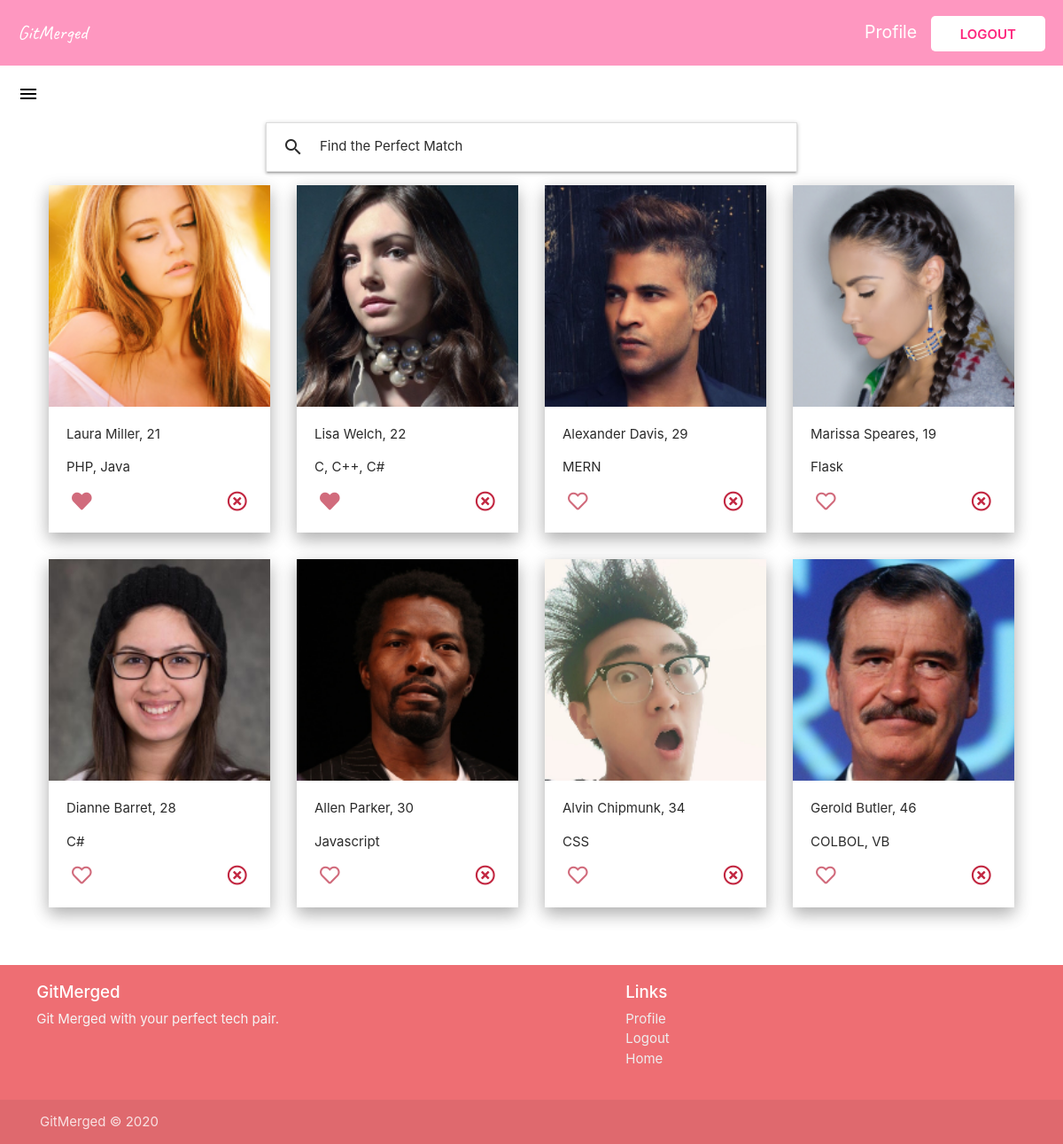
/home/ (signed in), run on an earlier commit of the app's database.
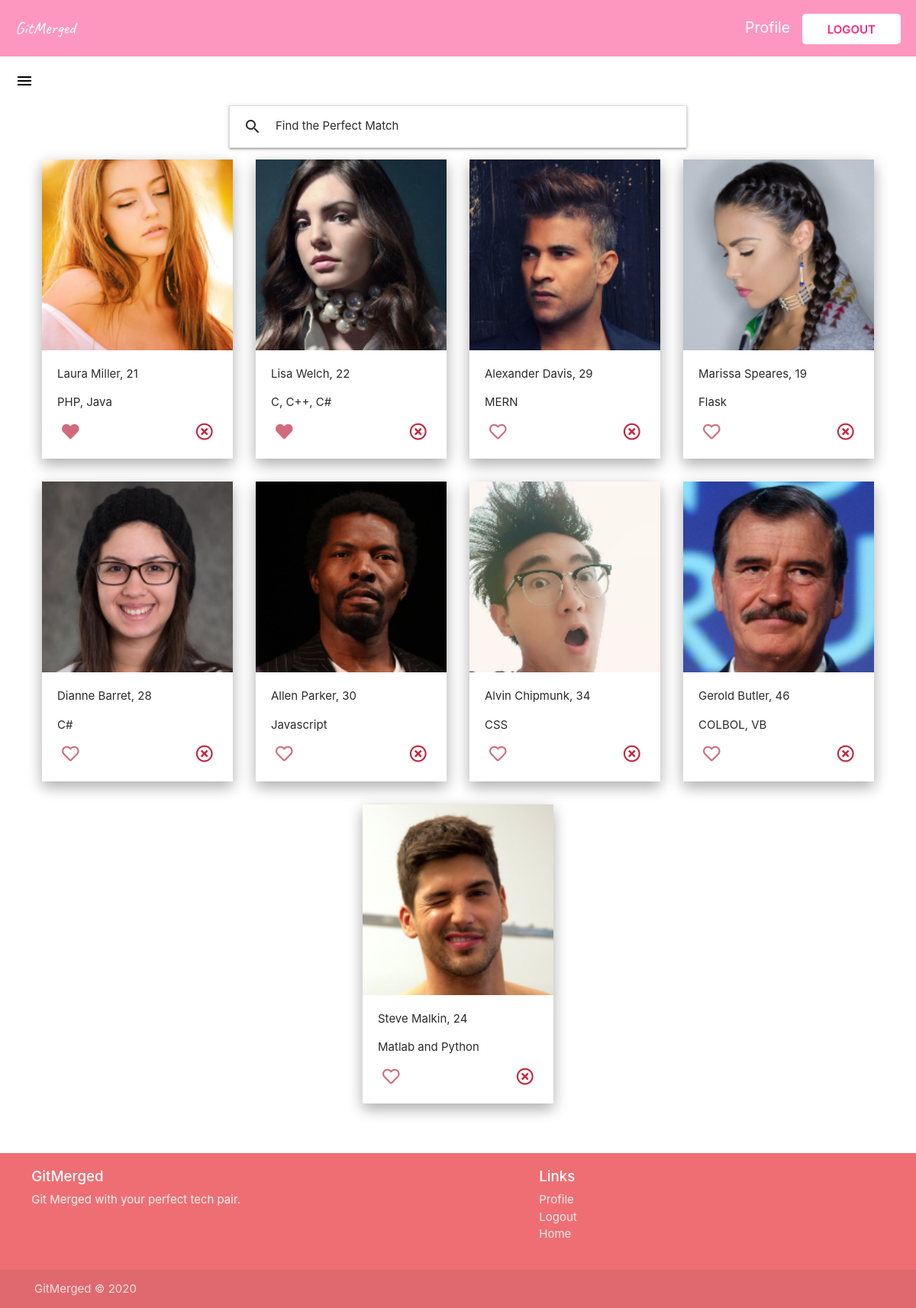
And on a later commit of the database.
### users/models.py (models this page shows, shortened)
class Profile(models.Model):
    TEXT_C = [
        ("Vim", "Vim"),
        ("EMACS", "EMACS")
    ]
    GENDER_C = [
        ("Male", "Male"),
        ("Female", "Female"),
        ("Other", "Other")
    ]
    OS_C = [
        ("Windows", "Windows"),
        ("Mac", "Mac"),
        ("Linux", "Linux")
    ]
    SPACES_C = [
        ("Tabs", "Tabs"),
        ("Spaces", "Spaces")
    ]
    user = models.OneToOneField(User, on_delete=models.CASCADE)
    full_name = models.CharField(max_length=100, null=True)
    age = models.IntegerField(null=True)
    gender = models.CharField(
        max_length=50, blank=True, null=True, choices=GENDER_C)
    profile_image = models.ImageField(
        upload_to='profile_pic', default="default.jpg", null=True, blank=True)
    bio = models.TextField(null=True)
    tech_stack = models.CharField(max_length=500, null=True)
    editor = models.CharField(
        max_length=5, choices=TEXT_C, default=None, null=True, blank=True)
    os = models.CharField(
        max_length=10, choices=OS_C, default=None, null=True, blank=True)
    spacing = models.CharField(
        max_length=10, choices=SPACES_C, default=None, null=True, blank=True)
    likeability = models.ManyToManyField(
        User, related_name="likes", blank=True)
    blocked_by = models.ManyToManyField(
        User, related_name="blocked", blank=True)

### main/views.py (the view)
# urls.py: path("home/", views.datePage, name="date-page"),
@login_required
def datePage(req):
    users = Profile.objects.all()
    user = req.user
    unreadMessages = Message.objects.filter(
        receiver=user).filter(status=False).count()
    myFilter = UserFilter(req.GET, queryset=users)
    users = myFilter.qs
    context = {
        'users': users,
        'userIn': user,
        'filter': myFilter,
        'unreadmsgs': unreadMessages
    }
    return render(req, "date-page.html", context)

### main/templates/date-page.html (shortened to what this page needs)
{% extends "base.html" %}
{% block head %}
<link
  rel="stylesheet"
  href="https://stackpath.bootstrapcdn.com/bootstrap/4.5.2/css/bootstrap.min.css"
/>
{% endblock head %}
{% block content %}
<section class="date-page">
  <div class="navigation navigation--bg">
    <a href="" class="logo link">GitMerged</a>
    <div>
      {% if user.is_authenticated %}
      <a href="{% url 'profile-page' %}" class="profile-link link">Profile</a>
      <a href="{% url 'logout' %}" class="login link">Logout</a>
      {% else %}
      <a href="{% url 'login' %}" class="login link">Log in</a>
      {% endif %}
    </div>
  </div>
  <div class="burger">
    {% if unreadmsgs > 0 %}
      <a href="#" data-target="slide-out" class="sidenav-trigger"
        ><span class="new badge">{{unreadmsgs}}</span>
        <i class="material-icons" style="color: black; margin: 20px;">menu</i>
      </a>
    {% else %}
      <a href="#" data-target="slide-out" class="sidenav-trigger"
        >
        <i class="material-icons" style="color: black; margin: 20px;">menu</i>
      </a>
    {% endif %}
  </div>
  <ul class="collapsible" id="filter">
    <li>
      <div class="collapsible-header">
        <i class="material-icons">search</i>Find the Perfect Match
      </div>
    </li>
  </ul>
  <div class="users-container">
    {% for user in users %}
      {% if user.user != userIn %}
        {% if userIn not in user.blocked_by.all %}
        <div class="user-card">
          <a href="{% url 'user-detail' user.pk %}">
            <img src="{{user.profile_image.url}}" class="image-home" alt="" />
          </a>
          <div class="info-container">
            <p>{{user.full_name}}, {{user.age}}</p>
            <p>{{user.tech_stack}}</p>
            <div style="display: flex; justify-content: space-between;">
              <form action="{% url 'like' user.pk %}" method="POST">
                {% if userIn not in user.likeability.all %}
                <button
                  class="like-btn"
                  type="submit"
                  ,
                  name="user_id"
                  ,
                  value="{{user.id}}"
                >
                  <i class="far fa-heart"></i>
                </button>
                {% else %}
                <button
                  class="like-btn"
                  type="submit"
                  ,
                  name="user_id"
                  ,
                  value="{{user.id}}"
                >
                  <i class="fas fa-heart"></i>
                </button>
                {% endif %}
              </form>
              <form action="{% url 'block' user.pk %}" method="POST">
                <button
                  class="block-btn"
                  type="submit"
                  ,
                  name="user_id"
                  ,
                  value="{{user.id}}"
                >
                  <i class="far fa-times-circle"></i>
                </button>
              </form>
            </div>
          </div>
        </div>
        {% endif %}
      {% endif %}
    {% endfor %}
  </div>
</section>
{% include "footer.html" %}
{% endblock content %}

What changed in the data, as far as the page shows it:
added Profile: profile_image (picture), full_name "Steve Malkin", age "24", tech_stack "Matlab and Python", {{ user.id }} 13 (drawn)
